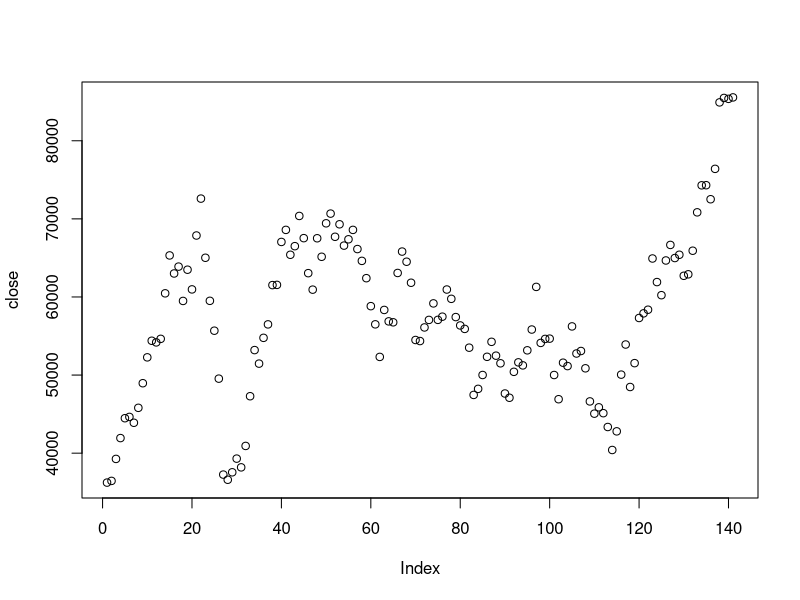
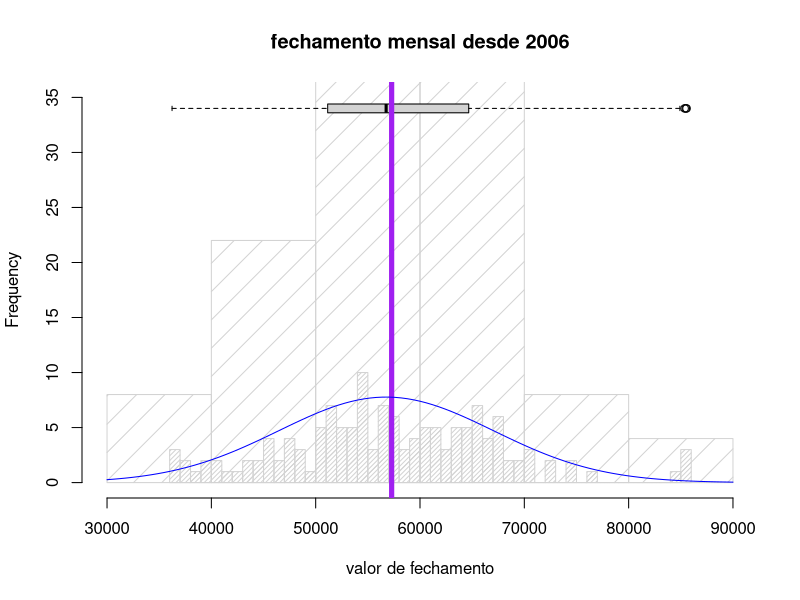
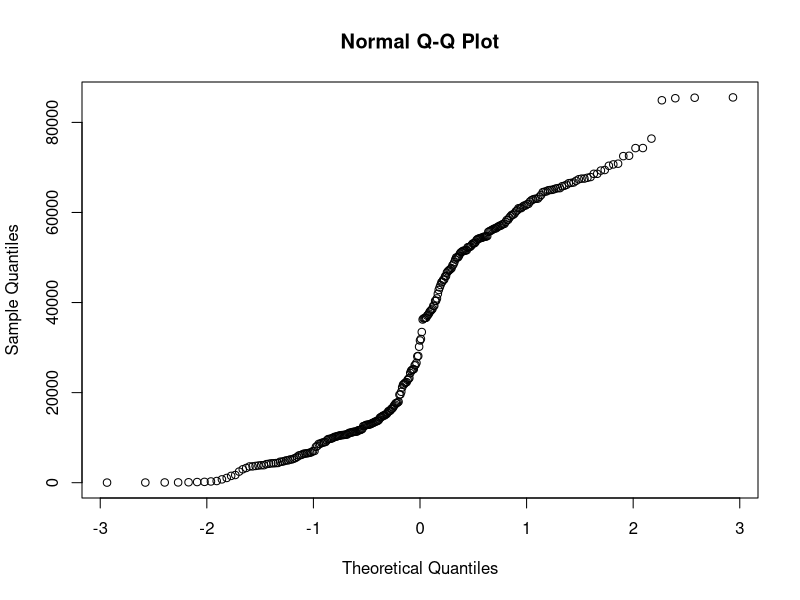

Recreate these plots in R, in order. (Note: this script raises an error after producing the figures.)
################### notas ###################

#####para fazer boxplots por data
#https://www.r-bloggers.com/box-plot-with-r-tutorial/

#####fazer histogramas pela mesma data

################### Code ###################

#######trazer a data
## Set the working directory

setwd("F:/Dropbox/code/R")
data <- read.csv(file="ibov_mensal_1990.csv",head=TRUE,sep=",")

#######Fazer um subset para o range desejado

close <- data[161:301, c("Close")]

##Tem que converter para numerico?
#bolsa <- as.numeric(unlist(data))

#######Plot normal
plot(close)


#######histograma com bloxplot

#hist(close,main='fechamento desde xxxx',xlab='xlab',ylim=c(0,16))

hist(close,density = 5, breaks = 5, main='fechamento mensal desde 2006',xlab='valor de fechamento', ylim = c(0,35))
hist(close,density = 30, breaks = 50, main='fechamento mensal desde 2006',xlab='valor de fechamento', ylim = c(0,35), add=TRUE)
boxplot(close,horizontal=TRUE,at=34,add=TRUE,axes=FALSE, varwidth = TRUE)
abline(v=mean(close), col="purple", lwd = 5)

#Uma comparacao boba com uma media e stdev

curve(200500*dnorm(x, median(close), sd(close) ), col="blue", add=TRUE)

#hist(theta, freq=FALSE)
#curve(dgamma(x=x, shape=a, rate=b), col="blue", add=TRUE)

###qqplot

#dev.new()
#qqnorm(bolsa); qqline(bolsa, col = 2)
qqnorm(data$Close); qqline(bolsa, col = 2)

####Simulacaozinha legal####

#set.seed(34)

n = 1000
x = numeric(n)

for (i in 2:n) {
  x[i] = rnorm(1, mean=x[i-1], sd=1.0)
}

plot.ts(x, ylim = c(-50,50))
